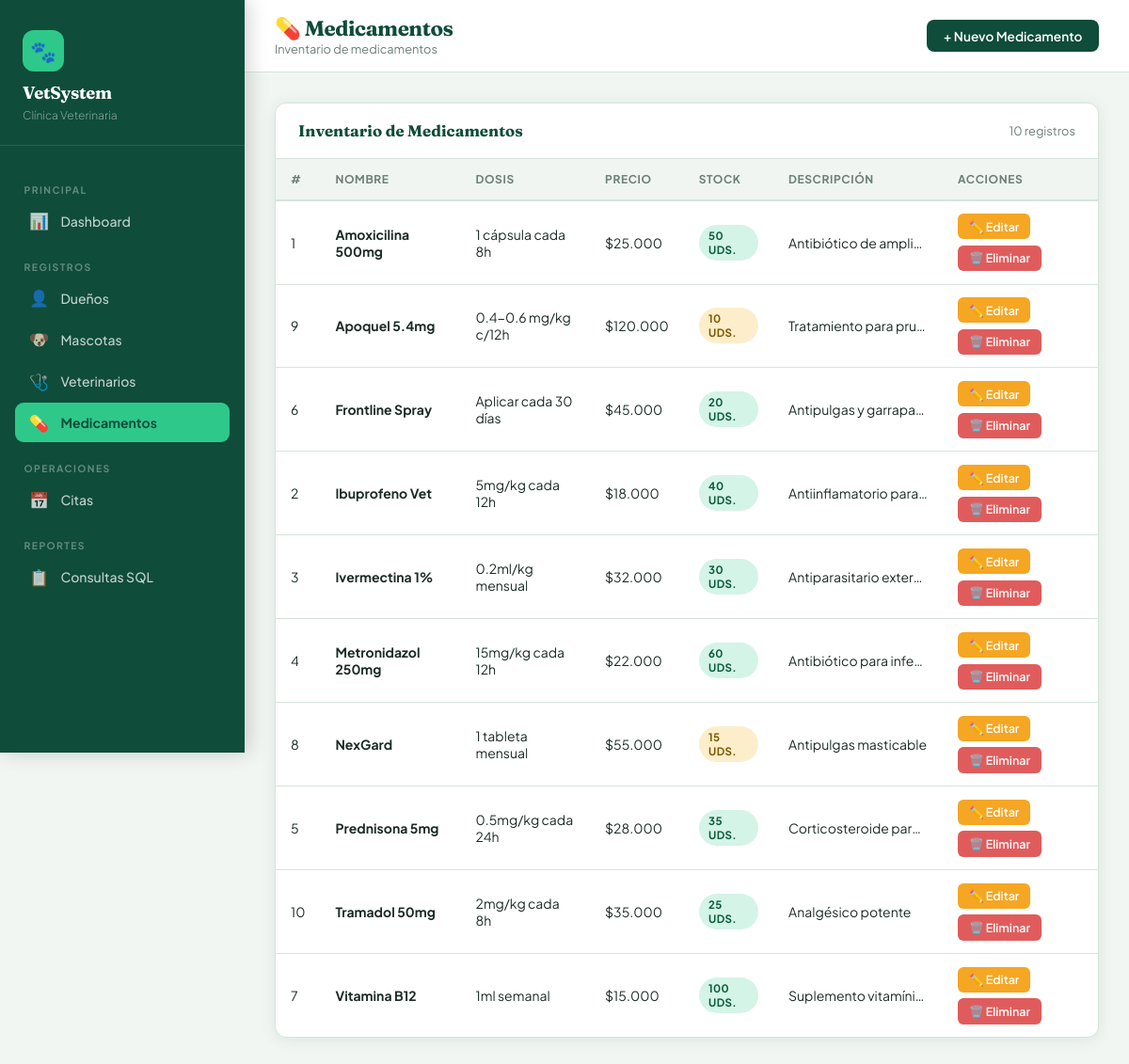
/medicamentos/index.php, run on the app's committed database.
### tables this page shows
CREATE TABLE MEDICAMENTO (
  ID_Med      INT AUTO_INCREMENT PRIMARY KEY,
  Nombre      VARCHAR(100) NOT NULL,
  Dosis       VARCHAR(50),
  Precio      DECIMAL(8,2) DEFAULT 0.00,
  Stock       INT DEFAULT 0,
  Descripcion TEXT,
  created_at  TIMESTAMP DEFAULT CURRENT_TIMESTAMP
);

### medicamentos/index.php (the view, shortened to what this page needs)
<?php
$root = '../';
$conn = getConexion();
$meds = $conn->query("SELECT * FROM MEDICAMENTO ORDER BY Nombre");
?>
<!DOCTYPE html>
<html lang="es">
<head>
  <link rel="stylesheet" href="<?= $root ?>assets/css/style.css">
</head>
<body>
<?php include $root . 'includes/sidebar.php'; ?>
<div class="main">
  <div class="topbar">
    <div><h1>💊 Medicamentos</h1><div class="breadcrumb">Inventario de medicamentos</div></div>
    <a href="crear.php" class="btn btn-primary">+ Nuevo Medicamento</a>
  </div>
  <div class="content">
    <div class="card">
      <div class="card-header">
        <h3>Inventario de Medicamentos</h3>
        <span style="font-size:.8rem;color:var(--muted);"><?= $meds->num_rows ?> registros</span>
      </div>
      <div class="table-responsive">
        <table>
          <thead>
            <tr>
              <th>#</th><th>Nombre</th><th>Dosis</th><th>Precio</th>
              <th>Stock</th><th>Descripción</th><th>Acciones</th>
            </tr>
          </thead>
          <tbody>
            <?php while ($m = $meds->fetch_assoc()): ?>
            <tr>
              <td><?= $m['ID_Med'] ?></td>
              <td><strong><?= htmlspecialchars($m['Nombre']) ?></strong></td>
              <td><?= htmlspecialchars($m['Dosis']) ?></td>
              <td>$<?= number_format($m['Precio'], 0, ',', '.') ?></td>
              <td>
                <?php
                $style = $m['Stock'] <= 5 ? 'background:#fde4e4;color:#7a1515' :
                         ($m['Stock'] <= 15 ? 'background:#fdeecb;color:#7a5a00' : 'background:#d4f4e7;color:#0a5c3a');
                ?>
                <span class="badge" style="<?= $style ?>"><?= $m['Stock'] ?> uds.</span>
              </td>
              <td style="max-width:180px;overflow:hidden;text-overflow:ellipsis;white-space:nowrap">
                <?= htmlspecialchars($m['Descripcion']) ?>
              </td>
              <td>
                <div class="btn-group">
                  <a href="editar.php?id=<?= $m['ID_Med'] ?>" class="btn btn-warning btn-sm">✏️ Editar</a>
                  <a href="index.php?eliminar=<?= $m['ID_Med'] ?>" class="btn btn-danger btn-sm"
                     onclick="return confirm('¿Eliminar este medicamento?')">🗑️ Eliminar</a>
                </div>
              </td>
            </tr>
            <?php endwhile; ?>
          </tbody>
        </table>
      </div>
    </div>
  </div>
</div>
</body>
</html>

### assets/css/style.css (style rules this page uses)
:root { --primary: #0f4c3a; --primary-mid: #1a6b52; --accent: #2ec98a; --amber: #f5a623; --danger: #e05c5c; --bg: #f2f6f3; --white: #ffffff; --card: #ffffff; --text: #1c2b25; --muted: #6b7f75; --border: #d6e5dd; --sidebar-w: 260px; --radius: 12px; --shadow: 0 2px 16px rgba(15,76,58,.10); --shadow-md: 0 4px 24px rgba(15,76,58,.16); }
*, *::before, *::after { box-sizing: border-box; margin: 0; padding: 0; }
body { font-family: 'Plus Jakarta Sans', sans-serif; background: var(--bg); color: var(--text); min-height: 100vh; display: flex; }
.main { margin-left: var(--sidebar-w); flex: 1; min-height: 100vh; display: flex; flex-direction: column; }
.topbar { background: var(--white); border-bottom: 1px solid var(--border); padding: 1rem 2rem; display: flex; align-items: center; justify-content: space-between; }
.topbar h1 { font-family: 'Fraunces', serif; font-size: 1.4rem; font-weight: 700; color: var(--primary); letter-spacing: -.5px; }
.topbar .breadcrumb { font-size: .8rem; color: var(--muted); }
.content { padding: 2rem; flex: 1; }
.card { background: var(--card); border-radius: var(--radius); box-shadow: var(--shadow); border: 1px solid var(--border); overflow: hidden; }
.card-header { padding: 1.2rem 1.5rem; border-bottom: 1px solid var(--border); display: flex; align-items: center; justify-content: space-between; gap: 1rem; }
.card-header h3 { font-family: 'Fraunces', serif; font-size: 1.05rem; color: var(--primary); font-weight: 700; }
.table-responsive { overflow-x: auto; }
table { width: 100%; border-collapse: collapse; font-size: .875rem; }
thead tr { background: #f0f5f2; }
thead th { padding: .85rem 1rem; text-align: left; font-weight: 700; font-size: .75rem; letter-spacing: .6px; text-transform: uppercase; color: var(--muted); white-space: nowrap; border-bottom: 2px solid var(--border); }
tbody tr { border-bottom: 1px solid var(--border); transition: background .15s; }
tbody td { padding: .85rem 1rem; color: var(--text); vertical-align: middle; }
tbody tr:last-child { border-bottom: none; }
.btn { display: inline-flex; align-items: center; gap: .4rem; padding: .55rem 1.1rem; border-radius: 8px; font-size: .85rem; font-weight: 600; font-family: inherit; cursor: pointer; border: none; text-decoration: none; transition: all .18s; white-space: nowrap; }
.btn-primary { background: var(--primary); color: #fff; }
.btn-warning { background: var(--amber); color: #fff; }
.btn-danger { background: var(--danger); color: #fff; }
.btn-sm { padding: .35rem .75rem; font-size: .78rem; border-radius: 6px; }
.btn-group { display: flex; gap: .4rem; flex-wrap: wrap; }
.badge { display: inline-flex; align-items: center; padding: .25rem .65rem; border-radius: 20px; font-size: .72rem; font-weight: 700; letter-spacing: .3px; text-transform: uppercase; }

### data on the page
medicamento: ID_Med "1", Nombre "Amoxicilina 500mg", Dosis "1 cápsula cada 8h", Precio "25.000", Stock "50", Descripcion "Antibiótico de ampli…"
medicamento: ID_Med "9", Nombre "Apoquel 5.4mg", Dosis "0.4-0.6 mg/kg c/12h", Precio "120.000", Stock "10", Descripcion "Tratamiento para pru…"
medicamento: ID_Med "6", Nombre "Frontline Spray", Dosis "Aplicar cada 30 días", Precio "45.000", Stock "20", Descripcion "Antipulgas y garrapa…"
medicamento: ID_Med "2", Nombre "Ibuprofeno Vet", Dosis "5mg/kg cada 12h", Precio "18.000", Stock "40", Descripcion "Antiinflamatorio para…"
medicamento: ID_Med "3", Nombre "Ivermectina 1%", Dosis "0.2ml/kg mensual", Precio "32.000", Stock "30", Descripcion "Antiparasitario exter…"
medicamento: ID_Med "4", Nombre "Metronidazol 250mg", Dosis "15mg/kg cada 12h", Precio "22.000", Stock "60", Descripcion "Antibiótico para infe…"
medicamento: ID_Med "8", Nombre "NexGard", Dosis "1 tableta mensual", Precio "55.000", Stock "15", Descripcion "Antipulgas masticable"
medicamento: ID_Med "5", Nombre "Prednisona 5mg", Dosis "0.5mg/kg cada 24h", Precio "28.000", Stock "35", Descripcion "Corticosteroide par…"
medicamento: ID_Med "10", Nombre "Tramadol 50mg", Dosis "2mg/kg cada 8h", Precio "35.000", Stock "25", Descripcion "Analgésico potente"
medicamento: ID_Med "7", Nombre "Vitamina B12", Dosis "1ml semanal", Precio "15.000", Stock "100", Descripcion "Suplemento vitamíni…"

### other printed values
$meds->num_rows "10"
